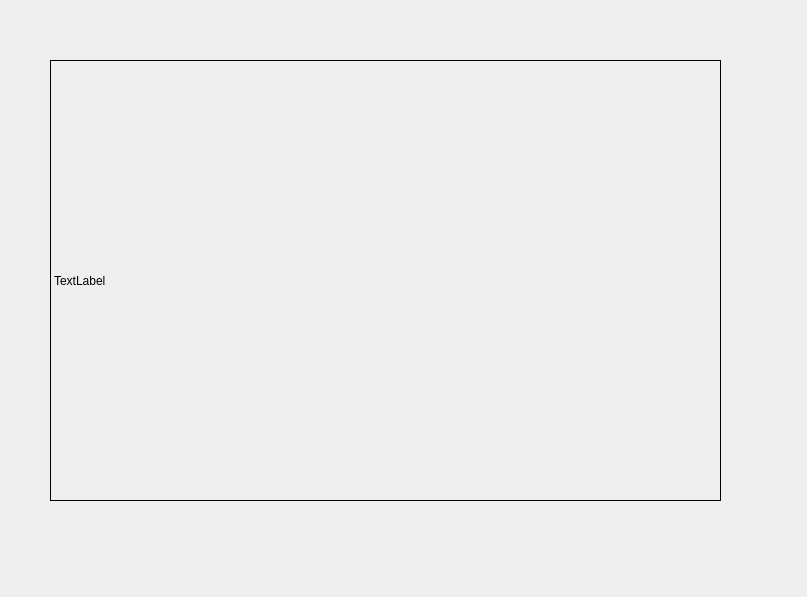
<?xml version="1.0" encoding="UTF-8"?>
<ui version="4.0">
 <class>Widget</class>
 <widget class="QWidget" name="Widget">
  <property name="geometry">
   <rect>
    <x>0</x>
    <y>0</y>
    <width>807</width>
    <height>597</height>
   </rect>
  </property>
  <property name="windowTitle">
   <string>Widget</string>
  </property>
  <widget class="Mylabel" name="label">
   <property name="geometry">
    <rect>
     <x>50</x>
     <y>60</y>
     <width>671</width>
     <height>441</height>
    </rect>
   </property>
   <property name="frameShape">
    <enum>QFrame::Box</enum>
   </property>
   <property name="text">
    <string>TextLabel</string>
   </property>
  </widget>
 </widget>
 <customwidgets>
  <customwidget>
   <class>Mylabel</class>
   <extends>QLabel</extends>
   <header>mylabel.h</header>
  </customwidget>
 </customwidgets>
 <resources/>
 <connections/>
</ui>
